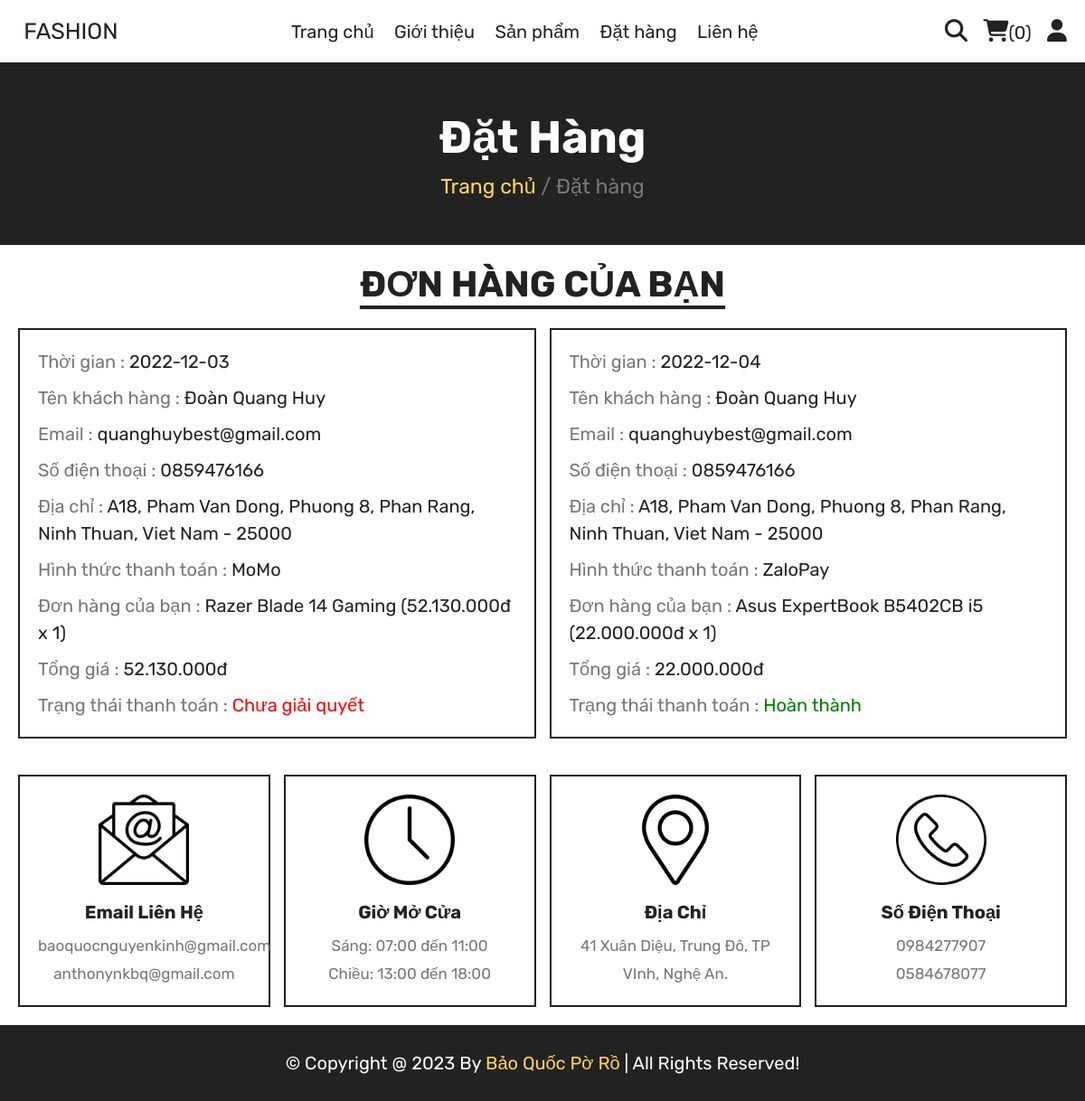
Page /orders.php (signed in) on the committed database.
### tables this page shows
CREATE TABLE `orders` (
  `id` int(100) NOT NULL,
  `user_id` int(100) NOT NULL,
  `name` varchar(20) NOT NULL,
  `number` varchar(10) NOT NULL,
  `email` varchar(50) NOT NULL,
  `method` varchar(50) NOT NULL,
  `address` varchar(500) NOT NULL,
  `total_products` varchar(1000) NOT NULL,
  `total_price` int(100) NOT NULL,
  `placed_on` date NOT NULL DEFAULT current_timestamp(),
  `payment_status` varchar(20) NOT NULL DEFAULT 'pending'
);

### orders.php (the view, shortened to what this page needs)
<?php
include 'components/connect.php';
if (isset($_SESSION['user_id'])) {
   $user_id = $_SESSION['user_id'];
} else {
   $user_id = '';
   header('location:home.php');
};
include './convert_currency.php';
?>
<!DOCTYPE html>
<html lang="en">
<head>
   <link rel="stylesheet" href="https://cdnjs.cloudflare.com/ajax/libs/font-awesome/6.1.1/css/all.min.css">
   <link rel="stylesheet" href="css/style.css">
</head>
<body>
   <?php include 'components/user_header.php'; ?>
   <div class="heading">
      <h3>Đặt hàng</h3>
      <p><a href="home.php">Trang chủ</a> <span> / Đặt hàng</span></p>
   </div>
   <section class="orders">
      <h1 class="title">Đơn hàng của bạn</h1>
      <div class="box-container">
         <?php
         if ($user_id == '') {
            echo '<p class="empty">vui lòng đăng nhập để xem đơn hàng của bạn!</p>';
         } else {
            $select_orders = $conn->prepare("SELECT * FROM `orders` WHERE user_id = ?");
            $select_orders->execute([$user_id]);
            if ($select_orders->rowCount() > 0) {
               while ($fetch_orders = $select_orders->fetch(PDO::FETCH_ASSOC)) {
         ?>
                  <div class="box">
                     <p>Thời gian : <span><?= $fetch_orders['placed_on']; ?></span></p>
                     <p>Tên khách hàng : <span><?= $fetch_orders['name']; ?></span></p>
                     <p>Email : <span><?= $fetch_orders['email']; ?></span></p>
                     <p>Số điện thoại : <span><?= $fetch_orders['number']; ?></span></p>
                     <p>Địa chỉ : <span><?= $fetch_orders['address']; ?></span></p>
                     <p>Hình thức thanh toán : <span><?= $fetch_orders['method']; ?></span></p>
                     <p>Đơn hàng của bạn : <span><?= $fetch_orders['total_products']; ?></span></p>
                     <p>Tổng giá : <span><?php echo currency_format($fetch_orders['total_price']); ?></span></p>
                     <p> Trạng thái thanh toán : <span style="color:<?php if ($fetch_orders['payment_status'] == 'pending') {
                                                                        echo 'red';
                                                                     } else {
                                                                        echo 'green';
                                                                     }; ?>"><?php
                                                                              if ($fetch_orders['payment_status'] == 'pending') {
                                                                                 echo "Chưa giải quyết";
                                                                              } else {
                                                                                 echo "Hoàn thành";
                                                                              }
                                                                              ?></span> </p>
                  </div>
         <?php
               }
            } else {
               echo '<p class="empty">Chưa có đơn đặt hàng!</p>';
            }
         }
         ?>
      </div>
   </section>
   <?php include 'components/footer.php'; ?>
</body>
</html>

### components/user_header.php (shortened to what this page needs)
<header class="header">
   <section class="flex">
      <a href="home.php" class="logo"><i class="fa-solid fa-fashion"></i> FASHION</a>
      <nav class="navbar">
         <a href="home.php">Trang chủ</a>
         <a href="about.php">Giới thiệu</a>
         <a href="product.php">Sản phẩm</a>
         <a href="orders.php">Đặt hàng</a>
         <a href="contact.php">Liên hệ</a>
      </nav>
      <div class="icons">
         <?php
         $count_cart_items = $conn->prepare("SELECT * FROM `cart` WHERE user_id = ?");
         $count_cart_items->execute([$user_id]);
         $total_cart_items = $count_cart_items->rowCount();
         ?>
         <a href="search.php"><i class="fas fa-search"></i></a>
         <a href="cart.php"><i class="fas fa-shopping-cart"></i><span>(<?= $total_cart_items; ?>)</span></a>
         <div id="user-btn" class="fas fa-user"></div>
      </div>
   </section>
</header>

### convert_currency.php
<?php
if (!function_exists('currency_format')) {
    function currency_format($number, $suffix = 'đ')
    {
        if (!empty($number)) {
            return number_format($number, 0, ',', '.') . "<span>{$suffix}</span>";
        }
    }
}

### components/footer.php (shortened to what this page needs)
<footer class="footer">
   <section class="grid">
      <div class="box">
         <img src="imgs/email-icon.png" alt="">
         <h3>email liên hệ</h3>
         <a href="mailto:quanghuybest@gmail.com">baoquocnguyenkinh@gmail.com</a>
         <a href="mailto:suppersun1177@gmail.com">anthonynkbq@gmail.com</a>
      </div>
      <div class="box">
         <img src="imgs/clock-icon.png" alt="">
         <h3>giờ mở cửa</h3>
         <p>Sáng: 07:00 đến 11:00</p>
         <p>Chiều: 13:00 đến 18:00</p>
      </div>
      <div class="box">
         <img src="imgs/map-icon.png" alt="">
         <h3>địa chỉ</h3>
         <a href="#">41 Xuân Diệu, Trung Đô, TP VInh, Nghệ An.</a>
      </div>
      <div class="box">
         <img src="imgs/phone-icon.png" alt="">
         <h3>số điện thoại</h3>
         <a href="tel://0859476166">0984277907</a>
         <a href="tel://0123456789">0584678077</a>
      </div>
   </section>
   <div class="credit">&copy; copyright @ <?= date('Y'); ?> by <span>Bảo Quốc Pờ Rồ</span> | all rights reserved!</div>
</footer>

### css/style.css (style rules this page uses)
:root { --pink: #FFD460; --red: #e74c3c; --white: #fff; --black: #222; --light-color: #777; --border: .2rem solid var(--black); }
* { font-family: 'Rubik', sans-serif; margin: 0; padding: 0; box-sizing: border-box; outline: none; border: none; text-decoration: none; }
html { font-size: 62.5%; overflow-x: hidden; scroll-behavior: smooth; stop-opacity: 7rem; }
section { margin: 0 auto; max-width: 1200px; padding: 2rem; }
.title { text-align: center; margin-bottom: 2.5rem; font-size: 4rem; color: var(--black); text-transform: uppercase; text-decoration: underline; text-underline-offset: 1rem; }
.heading { display: flex; align-items: center; justify-content: center; gap: 1rem; flex-flow: column; background-color: var(--black); min-height: 20rem; }
.heading h3 { font-size: 5rem; color: var(--white); text-transform: capitalize; }
.heading p { font-size: 2.3rem; color: var(--light-color); }
.heading p a { color: var(--pink); }
.header { position: sticky; top: 0; left: 0; right: 0; z-index: 1000; background-color: var(--white); border-bottom: var(--border); }
.header .flex { display: flex; align-items: center; justify-content: space-between; position: relative; }
.header .flex .logo { font-size: 2.5rem; color: var(--black); }
.header .flex .navbar a { font-size: 2rem; color: var(--black); margin: 0 1rem; }
.header .flex .icons>* { margin-left: 1.5rem; font-size: 2.5rem; color: var(--black); cursor: pointer; }
.header .flex .icons span { font-size: 2rem; }
.orders .box-container { display: flex; flex-wrap: wrap; gap: 1.5rem; align-items: flex-start; }
.orders .box-container .box { padding: 1rem 2rem; border: var(--border); flex: 1 1 40rem; }
.orders .box-container .box p { line-height: 1.5; margin: 1rem 0; font-size: 2rem; color: var(--light-color); }
.orders .box-container .box p span { color: var(--black); }
.footer .grid { display: grid; grid-template-columns: repeat(auto-fit, minmax(27rem, 1fr)); gap: 1.5rem; align-items: flex-start; }
.footer .grid .box { border: var(--border); padding: 2rem; text-align: center; }
.footer .grid .box img { height: 10rem; width: 100%; object-fit: contain; margin-bottom: .5rem; }
.footer .grid .box h3 { margin: 1rem 0; font-size: 2rem; color: var(--black); text-transform: capitalize; }
.footer .grid .box p, .footer .grid .box a { display: block; font-size: 1.7rem; color: var(--light-color); line-height: 1.8; }
.credit { padding: 3rem 2rem; text-align: center; background-color: var(--black); color: var(--white); font-size: 2rem; text-transform: capitalize; }
.credit span { color: var(--pink); }

### rows in the picture
orders: placed_on "2022-12-03", name "Đoàn Quang Huy", email "quanghuybest@gmail.com", number "0859476166", address "A18, Pham Van Dong, Phuong 8, Phan Rang, Ninh Thuan, Viet Nam - 25000", method "MoMo", total_products "Razer Blade 14 Gaming (52.130.000 đ x 1)", total_price "52.130.000", payment_status "Chưa giải quyết"
orders: placed_on "2022-12-04", name "Đoàn Quang Huy", email "quanghuybest@gmail.com", number "0859476166", address "A18, Pham Van Dong, Phuong 8, Phan Rang, Ninh Thuan, Viet Nam - 25000", method "ZaloPay", total_products "Asus ExpertBook B5402CB i5 (22.000.000 đ x 1)", total_price "22.000.000", payment_status "Hoàn thành"

### other values in the picture
$total_cart_items "0"
